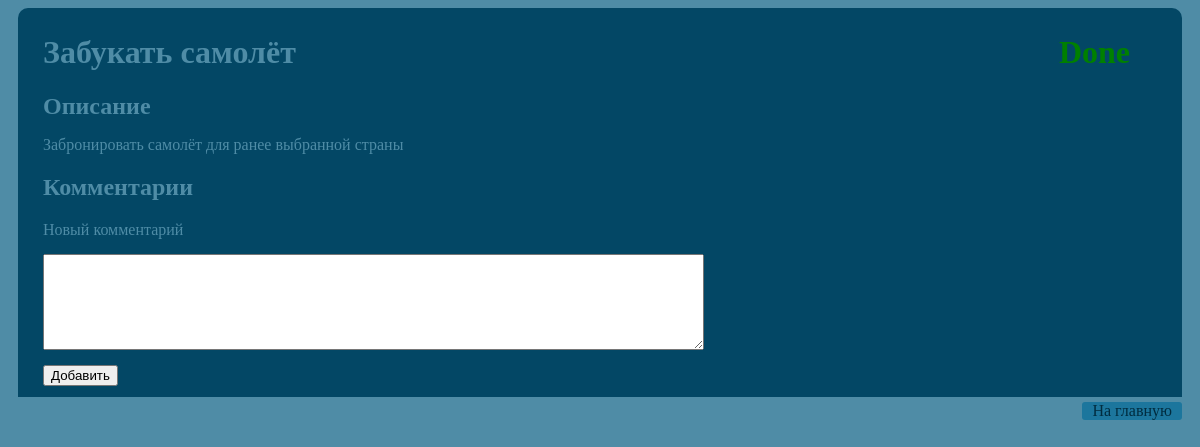
The app's page /taskmanager/4/ with its own data.
### taskmanager/models.py (models this page shows)
class Task(models.Model):
	parent 			= models.ForeignKey('self', null=True, blank=True)
	name 			= models.CharField(max_length=200)
	description 	= models.TextField(max_length=1024)
	create_date 	= models.DateTimeField('creation date')
	due_date 		= models.DateTimeField('due date', blank=True, null=True)
	done_date 		= models.DateTimeField('done date', blank=True, null=True)
	done 			= models.BooleanField(default=False)
	def __unicode__(self):
		return self.name

### taskmanager/views.py (the view)
# urls.py: url(r'^(?P<task_id>[0-9]+)/$', views.detail, name='detail'),				# /taskmanager/10/
def detail(request, task_id):
	task = get_object_or_404(Task, pk=task_id)
	return render(request, 'taskmanager/detail.html', {'task':task})

### taskmanager/templates/taskmanager/detail.html (shortened to what this page needs)
{%load staticfiles %}
<!DOCTYPE html>
<html>
<head>
	<link rel="stylesheet" type="text/css" href="{% static 'taskmanager/style.css'%}" />
</head>
<body>
	<div id='task_container'>
		{% if task %}
			<h1>
				<div id='task_label'> {{ task }} </div>
				{% if task.done%} <div id='done_label'> Done </div>
				{% else %} <div id='undone_label'> Not done </div> {% endif %}
			</h1>
			<div id='section_label'>
				<h2 id='task_label'> Описание </h2>
			</div>
			<p id='description'> {{task.description}} </p>
			<h2> Комментарии </h2>
			<div>
				<form id='form' action="{% url 'add_comment' task.id %}" method="post">
					<label>Новый комментарий</label>
					<textarea id="comment_text" name="content" rows='6' cols='80'></textarea>
					<input id="submit_button" type="submit" value="Добавить">
				</form>
			</div>
		{% endif %}
	</div>
	<div id='button' onclick='location.href="/taskmanager/";'> На главную </div>
</body>
</html>

### taskmanager/static/taskmanager/style.css (style rules this page uses)
body { background-color: #4F8CA6; }
#task_label { display:inline; }
#form { margin-top: 10px; margin-bottom: 10px; }
#task_button, #task_container, #comment_container { font-family: ubuntu; font-size: 16px; margin-left: 10px; margin-right: 10px; margin-top: 5px; margin-bottom: 5px; padding: 5px; padding-left: 25px; padding-bottom: 1px; padding-right: 2px; background-color: #034765; color: #4F8CA6; border-radius: 10px; border-bottom-left-radius: 0px; border-bottom-right-radius: 0px; border-width: 3px; border-style: none; border-color: #A3A3A3; list-style: none; display: block; }
#button, #left_button { border-radius: 3px; background-color: #1C769D; color: #012C3F; margin-right: 10px; margin-bottom: 5px; padding-left: 10px; padding-right: 10px; text-align:right; float: right; display:inline; }
#section_label { display: inline; }
#comment_text { display: block; margin-top: 15px; margin-bottom: 15px; }
#submit_button { display: block; }
#done_label, #undone_label { color: green; display: inline; float: right; margin-right: 50px; }

### records on screen
Task: name "Забукать самолёт", description "Забронировать самолёт для ранее выбранной страны"
